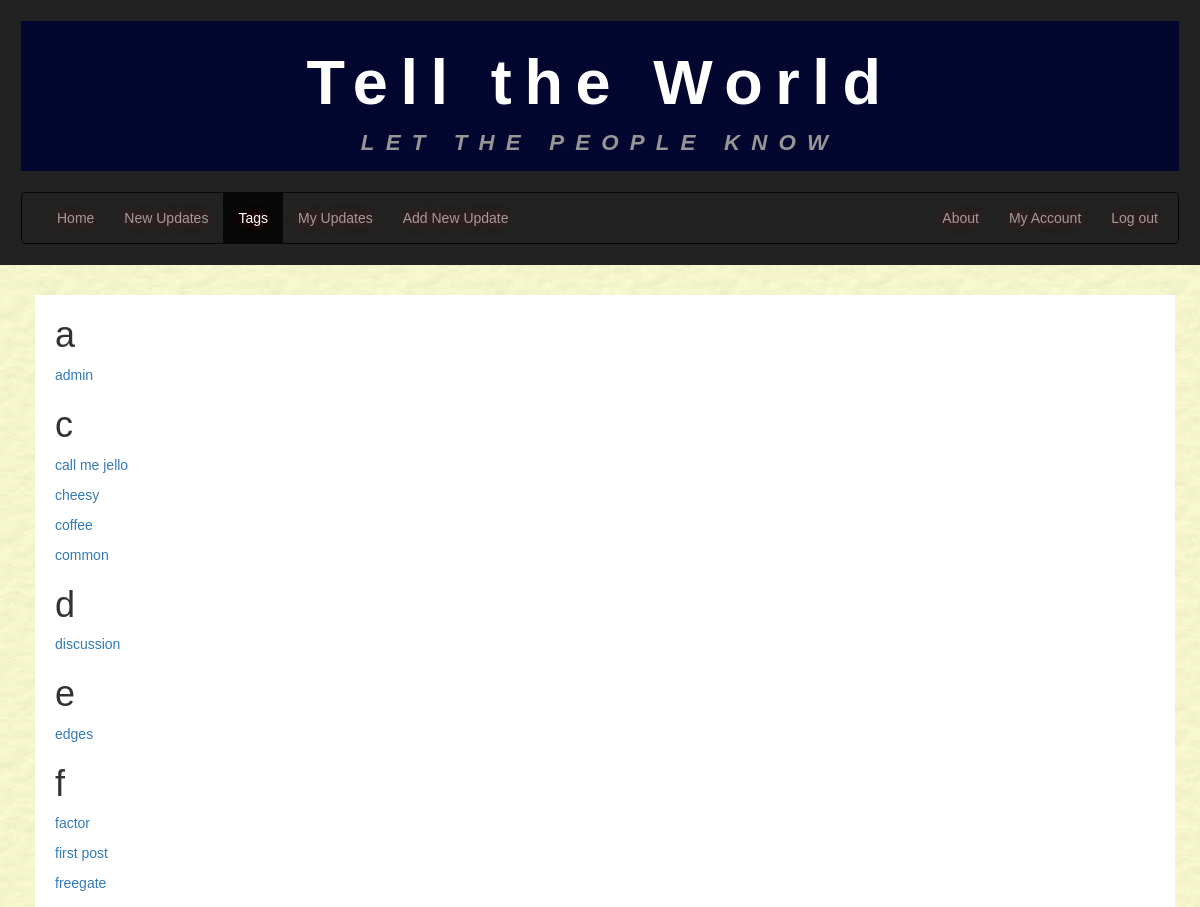
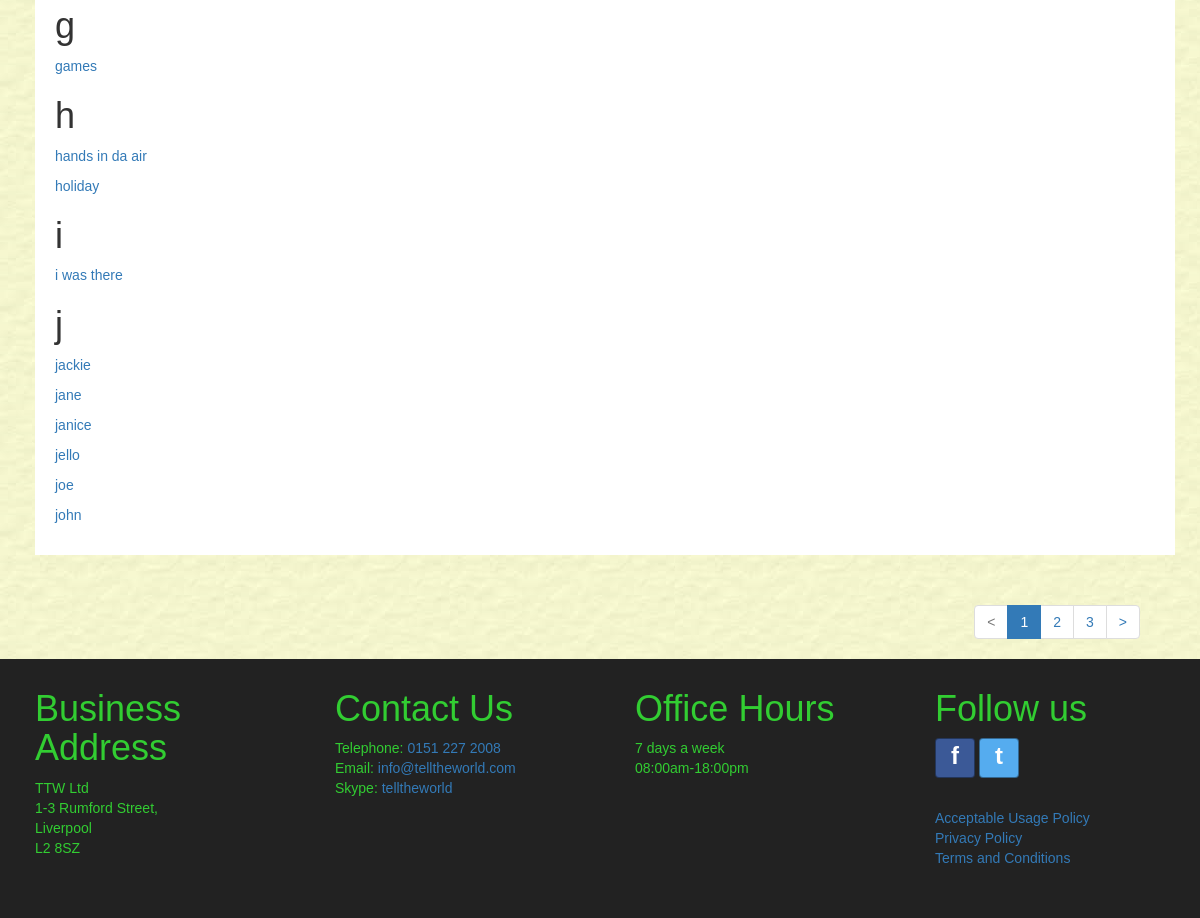
The page /tags/ (signed in) on the database its author committed (2 pictures, top to bottom).
### tellings/models.py (models this page shows, shortened)
class Tag(models.Model):
    tagID = models.AutoField(primary_key=True, db_column='tagID')
    tagName = models.CharField(max_length=15)
    @property
    def first_char(self):
        return self.tagName[0]
    class Meta:
        ordering = ['tagName']
        verbose_name = "Tag"
        verbose_name_plural = "Tags"

### tellings/views.py (the view)
# urls.py: path('tags/', TagListView.as_view(), name='tags'),
class TagListView(LoginRequiredMixin, generic.ListView):
    model = Tag
    paginate_by = 20
    http_method_names = ['get', 'post']

### tellings/templatetags/my_tags.py (called while the page is built)
@register.simple_tag(takes_context=True)
def param_replace(context, **kwargs):
    d = context['request'].GET.copy()
    for k, v in kwargs.items():
        d[k] = v
    for k in [k for k, v in d.items() if not v]:
        del d[k]
    return d.urlencode()

### tellings/templates/tellings/tag_list.html (shortened to what this page needs)
{% extends 'tellings/base.html' %}
{% block content %}
  <div class="container-fluid main-content">
    <div class="container allUserUpdates" id="userUpdates">
      <div class="row white-inner-container">
        {% if tag_list %}
          {% regroup tag_list by first_char as first_char_list %}
          {% for sort_by_first_char in first_char_list %}
            <h1>{{ sort_by_first_char.grouper }}</h1>
              {% for item in sort_by_first_char.list %}
                <p>
                  <a href="{% url 'tellings:newupdates' %}?tagName={{ item.tagName }}" name="{{ item.tagName }}">{{ item.tagName }}</a>
                </p>
              {% endfor %}
           {% endfor %}
        {% else %}
          <p>No results found.</p>
        {% endif %}
      </div>
    </div>
  </div>
{% endblock %}

### tellings/templates/tellings/base.html (shortened to what this page needs)
<!DOCTYPE html>
<html lang="en">
<head>
{% load static %}
  <link rel="stylesheet" href="{% static 'tellings/css/bootstrap.min.css' %}">
  <link rel="stylesheet" href="{% static 'tellings/css/bootstrap-tagsinput.css' %}">
  <link rel="stylesheet" href="{% static 'tellings/css/style.css' %}">
</head>
<body>
    <header class="header">
      <div id="title" class="jumbotron jumbotron-fluid">
        <h1>Tell the World</h1>
        <p>LET THE PEOPLE KNOW</p>
      </div>
      <nav class="navbar navbar-inverse">
        <div class="container-fluid">
            {% include "tellings/includes/navbar.html" %}
        </div>
      </nav>
    </header>
    {% block content %}{% endblock %}
    {% block pagination %}
      {% if is_paginated %}
      {% load my_tags %}
      <div id="paginationDiv">
        <ul class="pagination pull-right">
          {% if page_obj.has_previous %}
            <li><a href="?{% param_replace page=page_obj.previous_page_number %}">&#60;</a></li>
          {% else %}
            <li class="disabled"><span>&#60;</span></li>
          {% endif %}
          {% for i in paginator.page_range %}
            {% if i <= page_obj.number|add:2 and i >= page_obj.number|add:-2 %}
              {% if page_obj.number == i %}
                <li class="active"><span>{{ i }} <span class="sr-only">(current)</span></span></li>
              {% else %}
                <li><a href="?{% param_replace page=i %}">{{ i }}</a></li>
              {% endif %}
            {% endif %}
          {% endfor %}
          {% if page_obj.has_next %}
            <li><a href="?{% param_replace page=page_obj.next_page_number %}">&#62;</a></li>
          {% else %}
            <li class="disabled"><span>&#62;</span></li>
          {% endif %}
        </ul>
      </div>
      {% endif %}
    {% endblock %}
    <footer class="footer footerDivs">
      {% include "tellings/includes/footerContents.html" %}
    </footer>
</body>
</html>

### tellings/templates/tellings/includes/navbar.html (shortened to what this page needs)
<ul class="nav navbar-nav">
  <li class="nav-item">
    <a class="nav-link" href="{% url 'tellings:index' %}">Home</a>
  </li>
  {% if user.is_authenticated %}
    <li class="nav-item">
      <a class="nav-link" href="{% url 'tellings:newupdates' %}">New Updates</a>
    </li>
    <li class="nav-item">
      <a class="nav-link" href="{% url 'tellings:tags' %}">Tags</a>
    </li>
    <li class="nav-item">
      <a class="nav-link" href="{% url 'tellings:myupdates' %}">My Updates</a>
    </li>
    <li class="nav-item">
      <a class="nav-link" id="addUpdateBtn" href="javascript:void(0);">Add New Update</a>
    </li>
  {% endif %}
</ul>
<ul class="nav navbar-nav navbar-right">
  <li class="dropdown">
    <a class="dropdown-toggle" data-toggle="dropdown" href="#">About</a>
  {% if user.is_authenticated %}
    <li class="dropdown">
      <a class="dropdown-toggle" data-toggle="dropdown" href="#">My Account</a>
    </li>
    <li class="nav-item">
        <a href="{% url 'logout' %}" onclick="return $.confirm_logout();">Log out</a>
    </li>
  {% endif %}
</ul>

### tellings/templates/tellings/includes/footerContents.html (shortened to what this page needs)
  <div class="col-sm-3 footerDivs">
    <h1>Business Address</h1>
    <p>TTW Ltd<br />1-3 Rumford Street,<br /> Liverpool <br />L2 8SZ</p>
  </div>
  <div class="col-sm-3 footerDivs">
    <h1>Contact Us</h1>
    <p>Telephone: <a href="tel:01512272008">0151 227 2008</a><br />
       Email: <a href="mailto:info@telltheworld.com?Subject=Website%20contact" target="_top">info@telltheworld.com</a><br />
       Skype: <a href="skype:telltheworld?call">telltheworld</a>
	</p>
  </div>
  <div class="col-sm-3 footerDivs">
    <h1>Office Hours</h1>
    <p>7 days a week<br />08:00am-18:00pm</p>
  </div>
  <div class="col-sm-3 footerDivs">
    <h1>Follow us</h1>
    <p>
      <a class="btn btn-icon btn-facebook" href="https://www.facebook.com/westernapproachesHQ/">f</a>
      <a class="btn btn-icon btn-twitter" href="https://twitter.com/WestApproaches">t</a>
    </p>  <br />
    <p>
      <a href="{% url 'tellings:acceptableusage' %}">Acceptable Usage Policy</a><br />
      <a href="{% url 'tellings:privacypolicy' %}">Privacy Policy</a><br />
      <a href="{% url 'tellings:termsandconditions' %}">Terms and Conditions</a>
    </p>
  </div>

### tellings/static/tellings/css/style.css (style rules this page uses)
* { font-family: Arial, Helvetica, sans-serif; margin: 0; padding: 0; color: #333; }
body { background-image: url('../imgs/bgimage.jpg'); }
.header { background-color: #222222; padding: 1.5em; }
.jumbotron { padding-top: 0em; padding-bottom: 0.4em; text-align: center; margin-bottom: 1.5em; background-color: #03062F; }
.jumbotron h1 { letter-spacing: .2em; line-height: normal; color: white; font-family: Verdana, Geneva, Tahoma, sans-serif; padding-top: .4em; padding-bottom: .15em; }
.jumbotron p { letter-spacing: .5em; font-size: calc(14px + (26 - 14) * ((100vw - 300px) / (1600 - 300))); line-height: calc(1.3em + (1.5 - 1.2) * ((100vw - 300px)/(1600 - 300))); color: rgb(150, 150, 150); font-weight: bold; font-style: italic; padding: 0em; padding-bottom: .4em; margin-bottom: 0em; }
#title h1 { font-family: Arial, Helvetica, sans-serif; font-weight: bold; margin: 0em; }
.navbar { margin: 0em; margin-bottom: 0em; text-shadow: 0em 0em 11px rgba(232,0,0,0.5); }
.container-fluid { margin: 0em; padding-left: 20px; padding-right: 20px; }
.main-content { min-height: 550px; }
.row { margin: 0em; }
.footer { margin: 0em; overflow-y: auto; position: relative; clear: both; margin: 0em; }
.footer h1 { padding-top: 10px; padding-left: 20px; }
.footer p { color: #32CD32; padding-left:20px; }
.footerDivs { color:#32CD32; padding-bottom: 20px; background-color:#222222; margin:0; }
.white-inner-container { margin-top: 30px; margin-bottom: 30px; padding: 20px; padding-top: 0em; background-color: #FFF; }
#paginationDiv { padding-left: 30px; padding-right: 60px; }
.btn-icon { position: relative; padding: 0em; color: #FFF; padding: 0em; height: 40px; width: 40px; font-size: 24px; font-weight: bold; }
.btn-facebook { background-color:#3B5997; border-color:rgba(0,0,0,0.4); }
.btn-twitter { background-color:#55ACEF; border-color:rgba(0,0,0,0.4); }

### rows shown on the page
Tag: tagName "admin"
Tag: tagName "call me jello"
Tag: tagName "cheesy"
Tag: tagName "coffee"
Tag: tagName "common"
Tag: tagName "discussion"
Tag: tagName "edges"
Tag: tagName "factor"
Tag: tagName "first post"
Tag: tagName "freegate"
Tag: tagName "games"
Tag: tagName "hands in da air"
Tag: tagName "holiday"
Tag: tagName "i was there"
Tag: tagName "jackie"
Tag: tagName "jane"
Tag: tagName "janice"
Tag: tagName "jello"
Tag: tagName "joe"
Tag: tagName "john"

### other values the page prints
{{ sort_by_first_char.grouper }} "a" "c" "d" "e" "f" "g" "h" "i" "j"
{{ i }} "1"
{{ i }} "2" "3"
